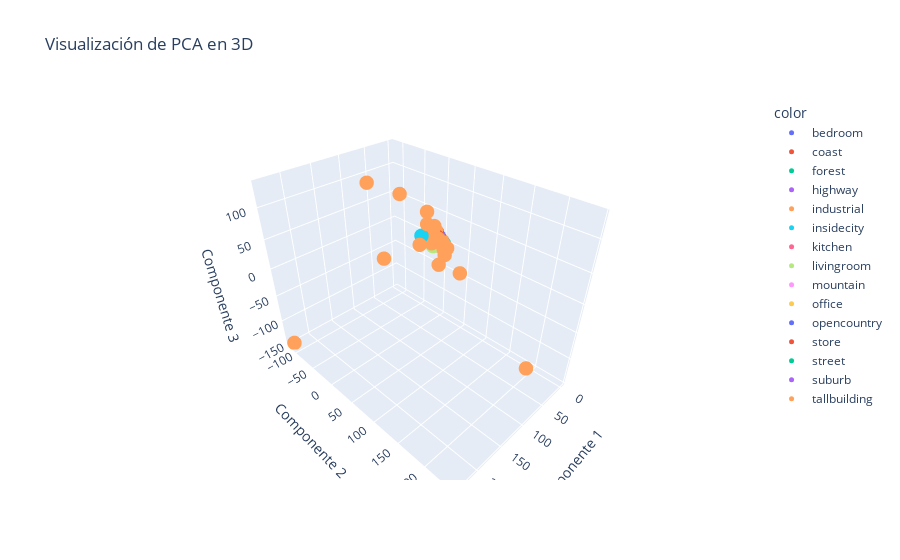
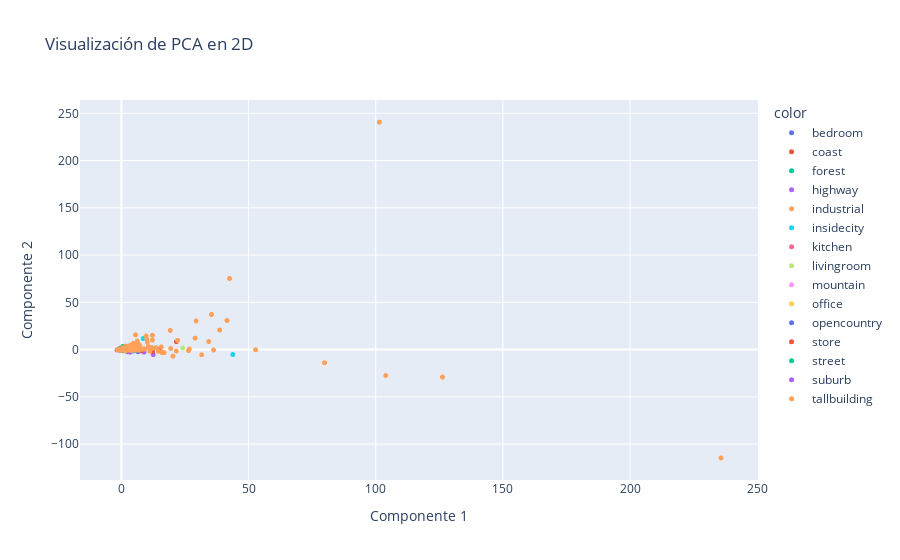

Source (notebook cell) for these figures, in order:
### Code cell
r3_test, r2_test = viz(test_df)

### Figure 1 — Plotly figure (JSON) as saved in the notebook; plotly's stock layout.template omitted (floating-point values rounded to 4 significant figures; data arrays with more than 128 entries replaced by an {"elided": "..."} marker saying what was removed)
{"data": [{"hovertemplate": "color=bedroom<br>Componente 1=%{x}<br>Componente 2=%{y}<br>Componente 3=%{z}<extra></extra>", "legendgroup": "bedroom", "marker": {"color": "#636efa", "size": 5, "symbol": "circle"}, "mode": "markers", "name": "bedroom", "scene": "scene", "showlegend": true, "type": "scatter3d", "x": [5.569, -1.034, 0.2034, 0.2579, -0.6679, -1.045, -1.045, -1.152, -0.6718, -1.081, -0.3599, -0.4786, -0.8808, 5.682, -0.7702, 4.096, -1.024, -1.027, -1.222, -1.136, -1.157, -1.08, -1.143, -1.097, -1.096, -1.078, -0.3497, 0.6183, 0.559, -0.947, -0.4712, -0.9679, -1.071, -1.179, -0.8797, -0.863, -1.277, -1.018, -1.079, -0.834, -1.049, -0.9736, -0.1629, -1.321, -1.124, -1.367, -0.6435, -1.129, -0.9432, -1.224, -0.6941, -1.021, -1.094, -1.025, -0.9481, -1.045, -1.329, 0.5349, -0.7795, -1.074, -1.551, -1.272, -0.9599, -0.9785, -0.5476, -0.314, -1.122, 6.518, -0.9123, -0.8505, 0.7426, -1.107, -0.1473, -1.252, -1.003, -1.037, -0.4992, -1.032, -0.6303, -1.196, 0.8638, -1.016, -1.344, -1.193, 1.079, -1.298, -1.041, -1.062, -1.038, -1.067, -0.9699, -1.057, 2.46, -0.9355, 0.04297, -0.8619, -1.391, -0.7822, 0.3843, -0.6521, -1.234, -1.131, -0.7598, 0.04907, -0.3713, -0.5639, -1.204, -1.121, 2.353, -0.2701, -0.6668, -1.282, -0.5103, -1.293, -1.129, -0.9317], "y": [1.852, -0.3077, -0.6596, -0.4296, 0.2661, -0.3092, -0.3043, -0.3705, -0.5659, -0.4346, -0.3935, 0.6735, 0.2203, -0.8482, -0.07781, 1.279, -0.1942, -0.3268, -0.3793, -0.1906, -0.2317, -0.2128, -0.3553, -0.2218, -0.3536, -0.3647, 1.499, -0.5674, -0.8713, -0.3025, -0.1925, -0.2654, -0.4064, -0.3194, 0.2598, -0.1904, -0.276, -0.2142, -0.1052, -0.2581, -0.2194, -0.2757, 0.0486, -0.3153, -0.3043, -0.3253, -0.04147, -0.4137, -0.1996, -0.3113, 0.8059, -0.2048, -0.273, -0.1323, -0.2549, -0.2643, -0.3609, -0.311, 0.4039, -0.252, -0.39, -0.2951, -0.1707, -0.3059, -0.3249, -0.581, -0.1841, -2.25, -0.2024, -0.3228, -0.6567, -0.2968, -0.3078, -0.3273, -0.1307, -0.3066, 0.4751, -0.2194, 0.4638, -0.3484, 0.5445, -0.2275, -0.3589, -0.29, 2.571, -0.2805, -0.2534, -0.312, -0.1154, -0.263, -0.2286, -0.2345, -2.272, -0.2771, -0.2268, 0.4307, -0.3529, -0.6332, 0.1516, -0.623, -0.2889, -0.3586, -0.257, 0.3192, -0.4651, -0.3056, -0.303, -0.3037, -1.686, 0.3734, -0.5483, -0.3679, 0.37, -0.1811, -0.3289, -0.2275], "z": [3.337, -0.1923, -0.3402, 0.6537, -0.1306, -0.2616, -0.411, -0.2399, -0.8469, -0.1956, 0.9935, -0.5884, -0.3503, 4.393, -0.1774, -1.839, -0.2476, -0.4401, -0.218, -0.3557, -0.3478, -0.1927, -0.2383, -0.2474, -0.516, -0.09423, -0.4563, 2.171, -1.22, -0.1701, 0.3777, 0.08417, -0.2679, -0.4029, -0.4473, -0.0786, -0.3877, -0.3656, -0.3369, 0.2604, -0.2677, 0.05182, -1.061, -0.4247, -0.3634, -0.4664, -0.08495, -0.3781, -0.2028, -0.4316, -0.5085, -0.3365, -0.3306, -0.2813, -0.2803, -0.3236, -0.4423, 2.613, -0.4518, -0.3818, -0.6225, -0.4684, -0.1775, -0.1234, 0.6236, -0.2012, -0.3433, 12.09, -0.08236, 0.09476, 1.642, -0.4274, 0.6054, -0.3279, -0.3727, -0.1281, -0.6826, -0.2635, -0.1474, -0.2606, 1.417, -0.2643, -0.4228, -0.396, -0.5444, -0.4765, -0.1142, -0.2569, -0.2742, -0.2442, -0.2071, -0.2503, -2.81, -0.1602, -1.367, -0.3981, -0.4439, -0.8417, -0.4742, -0.8143, -0.4408, -0.4999, -0.3904, 0.7238, 0.68, 0.86, -0.3981, -0.3735, 0.5801, -0.06873, -0.8139, -0.4052, 0.4589, -0.4797, -0.3097, -0.3124]}, {"hovertemplate": "color=coast<br>Componente 1=%{x}<br>Componente 2=%{y}<br>Componente 3=%{z}<extra></extra>", "legendgroup": "coast", "marker": {"color": "#EF553B", "size": 5, "symbol": "circle"}, "mode": "markers", "name": "coast", "scene": "scene", "showlegend": true, "type": "scatter3d", "x": {"elided": "260 float values"}, "y": {"elided": "260 float values"}, "z": {"elided": "260 float values"}}, {"hovertemplate": "color=forest<br>Componente 1=%{x}<br>Componente 2=%{y}<br>Componente 3=%{z}<extra></extra>", "legendgroup": "forest", "marker": {"color": "#00cc96", "size": 5, "symbol": "circle"}, "mode": "markers", "name": "forest", "scene": "scene", "showlegend": true, "type": "scatter3d", "x": {"elided": "228 float values"}, "y": {"elided": "228 float values"}, "z": {"elided": "228 float values"}}, {"hovertemplate": "color=highway<br>Componente 1=%{x}<br>Componente 2=%{y}<br>Componente 3=%{z}<extra></extra>", "legendgroup": "highway", "marker": {"color": "#ab63fa", "size": 5, "symbol": "circle"}, "mode": "markers", "name": "highway", "scene": "scene", "showlegend": true, "type": "scatter3d", "x": {"elided": "160 float values"}, "y": {"elided": "160 float values"}, "z": {"elided": "160 float values"}}, {"hovertemplate": "color=industrial<br>Componente 1=%{x}<br>Componente 2=%{y}<br>Componente 3=%{z}<extra></extra>", "legendgroup": "industrial", "marker": {"color": "#FFA15A", "size": 5, "symbol": "circle"}, "mode": "markers", "name": "industrial", "scene": "scene", "showlegend": true, "type": "scatter3d", "x": {"elided": "211 float values"}, "y": {"elided": "211 float values"}, "z": {"elided": "211 float values"}}, {"hovertemplate": "color=insidecity<br>Componente 1=%{x}<br>Componente 2=%{y}<br>Componente 3=%{z}<extra></extra>", "legendgroup": "insidecity", "marker": {"color": "#19d3f3", "size": 5, "symbol": "circle"}, "mode": "markers", "name": "insidecity", "scene": "scene", "showlegend": true, "type": "scatter3d", "x": {"elided": "208 float values"}, "y": {"elided": "208 float values"}, "z": {"elided": "208 float values"}}, {"hovertemplate": "color=kitchen<br>Componente 1=%{x}<br>Componente 2=%{y}<br>Componente 3=%{z}<extra></extra>", "legendgroup": "kitchen", "marker": {"color": "#FF6692", "size": 5, "symbol": "circle"}, "mode": "markers", "name": "kitchen", "scene": "scene", "showlegend": true, "type": "scatter3d", "x": [-1.159, -1.371, -0.7778, -0.8717, -0.8892, -1.034, -1.173, -1.119, -1.143, -1.077, -1.257, -0.7896, -1.075, -0.3321, -1.214, -0.3775, -0.9169, -1.162, -1.219, -1.078, -0.7331, -0.8918, -1.127, -1.102, -1.183, -1.195, -1.166, -1.187, -0.4143, -1.151, -1.053, -1.105, -0.4436, -0.9936, -0.766, -1.176, -1.13, -0.3851, -0.8174, -1.139, -1.199, -1.123, -0.9898, -0.9729, -1.272, 1.225, -0.9373, -0.7005, -1.042, -0.7677, -1.178, -1.021, -1.119, -1.065, -1.32, -1.053, -1.153, -1.003, -1.089, -1.142, -1.13, -1.085, -1.232, -0.4291, -1.084, -0.3964, -1.035, -1.116, -0.4444, -1.153, -1.238, -1.05, -1.191, -1.208, -1.121, -1.262, -1.195, -1.216, -0.8887, -0.9064, -1.203, -1.098, -1.223, -1.124, -1.153, -1.195, -1.254, -1.174, -1.083, -0.8278, -1.068, -0.9033, -1.143, -1.119, -1.036, -1.216, -0.4665, -0.7305, -1.151, -0.453, -1.309, -1.17, -0.8779, -0.1206, -0.8831, -0.7481, -1.192, -1.161, -0.9148, 1.158], "y": [-0.2363, -0.316, -0.3661, 0.4459, -0.2072, -0.07726, -0.2481, -0.2452, -0.3061, -0.2596, -0.3168, -0.06171, -0.2714, -0.6086, -0.2, 0.2152, -0.2978, -0.2599, -0.1732, -0.2007, -0.1675, -0.2522, -0.3184, -0.1856, -0.2598, -0.2817, -0.2674, -0.273, 0.9143, -0.2965, -0.2903, -0.1967, 0.2534, -0.2143, -0.1984, -0.2629, -0.2841, -0.6054, 0.5031, -0.2435, -0.2527, -0.2068, -0.2616, -0.2749, -0.2895, 3.015, -0.07842, -0.3832, -0.1381, -0.2133, -0.2221, -0.2823, -0.2936, -0.2756, -0.3206, -0.1952, -0.2481, -0.1386, -0.2663, -0.299, -0.2553, -0.2317, -0.298, 0.8837, -0.3377, -0.4386, -0.2218, -0.2424, 0.6158, -0.3633, -0.3174, -0.1856, -0.2953, -0.2518, -0.2893, -0.2886, -0.2899, -0.3136, -0.294, -0.3055, -0.3149, -0.2799, -0.319, -0.3, -0.2524, -0.0431, -0.285, -0.2818, -0.2605, -0.1395, -0.2155, -0.2551, -0.3124, -0.04087, -0.2666, -0.3023, 0.5784, 0.4266, -0.2922, -0.5563, -0.3819, -0.2371, 0.08419, -0.3917, -0.1773, -0.4079, -0.2503, -0.2895, 0.3913, -0.5369], "z": [-0.3242, -0.4964, 0.2203, -0.4331, -0.1148, -0.3686, -0.3898, -0.3527, -0.3338, -0.3609, -0.471, -0.05031, -0.2526, -0.5505, -0.3456, -0.2129, -0.06327, -0.3362, -0.3402, -0.3632, -0.2311, 0.004718, -0.1943, -0.3739, -0.3856, -0.4186, -0.3858, -0.4087, -0.4225, -0.3734, -0.3747, -0.2715, 0.3821, -0.23, 0.01438, -0.3629, -0.3814, -0.2658, -0.4667, -0.2943, -0.4089, -0.3322, -0.2021, -0.0769, -0.4815, -0.5217, -0.1496, 0.2162, -0.3216, 0.2911, -0.4333, -0.2653, -0.4144, -0.2562, -0.4917, -0.2936, -0.3357, -0.2346, -0.3202, -0.3697, -0.3333, -0.2985, -0.4386, -0.3468, -0.5896, -0.4392, -0.3026, -0.2938, -0.6301, -0.3232, -0.4279, -0.2387, -0.4339, -0.4217, -0.2935, -0.4324, -0.3956, -0.3934, -0.347, -0.4016, -0.3296, -0.2606, -0.4145, -0.34, -0.3927, -0.5928, -0.4555, -0.3675, -0.3484, 0.01857, -0.2749, -0.1781, -0.3836, -0.3906, -0.3122, -0.3298, -0.08675, -0.2219, -0.4296, -0.6501, -0.5525, -0.3761, -0.4909, 0.3789, -0.1571, -0.4287, -0.4074, -0.3476, -0.5667, 1.048]}, {"hovertemplate": "color=livingroom<br>Componente 1=%{x}<br>Componente 2=%{y}<br>Componente 3=%{z}<extra></extra>", "legendgroup": "livingroom", "marker": {"color": "#B6E880", "size": 5, "symbol": "circle"}, "mode": "markers", "name": "livingroom", "scene": "scene", "showlegend": true, "type": "scatter3d", "x": {"elided": "189 float values"}, "y": {"elided": "189 float values"}, "z": {"elided": "189 float values"}}, {"hovertemplate": "color=mountain<br>Componente 1=%{x}<br>Componente 2=%{y}<br>Componente 3=%{z}<extra></extra>", "legendgroup": "mountain", "marker": {"color": "#FF97FF", "size": 5, "symbol": "circle"}, "mode": "markers", "name": "mountain", "scene": "scene", "showlegend": true, "type": "scatter3d", "x": {"elided": "274 float values"}, "y": {"elided": "274 float values"}, "z": {"elided": "274 float values"}}, {"hovertemplate": "color=office<br>Componente 1=%{x}<br>Componente 2=%{y}<br>Componente 3=%{z}<extra></extra>", "legendgroup": "office", "marker": {"color": "#FECB52", "size": 5, "symbol": "circle"}, "mode": "markers", "name": "office", "scene": "scene", "showlegend": true, "type": "scatter3d", "x": [-0.7998, -1.071, -1.157, -0.8615, -1.253, -1.061, -1.135, -1.326, -1.164, -0.5928, -1.218, -1.14, -0.9807, -1.161, -1.27, -1.089, -1.154, -1.133, -1.067, -1.173, 1.047, -1.121, -1.256, -1.236, -1.322, -0.3255, -0.9992, -1.146, -1.13, -1.109, -1.192, -1.238, -0.9901, -0.9161, -1.063, -1.181, -0.7735, -1.275, -1.143, -1.17, -0.7365, -0.6617, 0.07869, -1.368, -1.157, -1.115, -1.323, -1.132, -0.3229, -1.004, -1.104, -1.084, -1.171, -1.159, -0.956, -0.4376, -1.158, -1.216, -1.102, -1.254, -1.169, -1.227, -1.195, -1.156, -1.075, -1.294, -1.023, -1.028, -1.189, -0.8318, -1.111, -1.185, -1.125, -1.141, -1.106, -1.244, -1.281, -1.092, -1.294, -0.9028, -0.1708, -0.8863, -1.07, -1.062, -1.192, -1.069, -0.8739, -0.5644, -1.009, -1.005, -1.173, -1.114, -1.025, -1.231, -1.195, -1.23, -1.284, -1.134, -0.9257, -1.131, -1.213, -1.107, -0.7813, -1.149, -1.195, -1.146, -0.9455, -1.169, -0.9964, -1.015, -0.8006, -1.146, -1.233, -1.067, -1.202], "y": [-0.6033, -0.2563, -0.2699, -0.231, -0.2892, -0.3202, -0.2502, -0.3082, -0.2959, -0.3781, -0.3155, -0.2628, -0.3099, -0.2228, -0.3476, -0.2567, -0.2583, -0.2668, -0.2167, -0.3058, 2.54, -0.2783, -0.2908, -0.3431, -0.2559, -0.497, -0.2286, -0.2758, -0.2738, -0.235, -0.2401, -0.3027, -0.2723, -0.1902, -0.1293, -0.322, -0.3154, -0.2771, -0.2443, -0.2397, -0.2299, -0.6109, 1.006, -0.3522, -0.28, -0.2566, -0.3423, -0.2975, -0.3005, -0.2112, -0.2597, -0.2269, -0.3183, -0.3053, -0.2559, 0.4881, -0.2677, -0.2701, -0.2543, -0.3095, -0.2492, -0.2627, -0.3171, -0.2501, -0.275, -0.3144, -0.2738, -0.2799, -0.2397, -0.2165, -0.2292, -0.281, -0.3193, -0.2392, -0.2571, -0.3291, -0.3344, -0.2616, -0.3085, -0.168, 0.3769, -0.1411, -0.2318, -0.2832, -0.3092, -0.2334, -0.2992, -0.1567, -0.2933, -0.3077, -0.3057, -0.2468, -0.3186, -0.2298, -0.2888, -0.2879, -0.3163, -0.2752, -0.2827, -0.219, -0.2162, -0.23, -0.182, -0.2873, -0.2852, -0.3396, -0.32, -0.2862, -0.2155, -0.3064, -0.3235, -0.2136, -0.2677, 0.3189, -0.2861], "z": [-0.8861, -0.2932, -0.3371, -0.2528, -0.4246, -0.06958, -0.3577, -0.45, -0.4059, -0.05448, -0.4281, -0.3792, -0.4426, -0.3707, -0.4371, -0.3039, -0.3366, -0.3222, -0.3272, -0.4511, -0.6581, -0.2813, -0.4041, -0.3223, -0.4631, 1.085, -0.2848, -0.3086, -0.3371, -0.3958, -0.4315, -0.3126, -0.328, -0.1069, -0.3156, -0.4472, -0.02507, -0.3996, -0.3222, -0.359, -0.1496, -0.7592, -0.01593, -0.4941, -0.3856, -0.3054, -0.5062, -0.3051, 0.135, -0.2157, -0.3947, -0.291, -0.3246, -0.2638, -0.2072, -0.03406, -0.3345, -0.4172, -0.3669, -0.4405, -0.3887, -0.3774, -0.4227, -0.3161, -0.4487, -0.3341, -0.266, -0.3166, -0.3803, -0.01853, -0.2823, -0.3809, -0.2466, -0.363, -0.3247, -0.4449, -0.4338, -0.3304, -0.4879, -0.221, -0.5684, -0.1162, -0.303, -0.2573, -0.4598, -0.3029, 0.07434, 0.3739, -0.272, -0.254, -0.3578, -0.4135, -0.4767, -0.4392, -0.4298, -0.4387, -0.4071, -0.3917, -0.1107, -0.3336, -0.4222, -0.2897, -0.06209, -0.3709, -0.4088, -0.325, -0.2531, -0.4132, -0.2686, -0.4008, -0.008031, -0.3351, -0.3957, -0.5845, -0.3863]}, {"hovertemplate": "color=opencountry<br>Componente 1=%{x}<br>Componente 2=%{y}<br>Componente 3=%{z}<extra></extra>", "legendgroup": "opencountry", "marker": {"color": "#636efa", "size": 5, "symbol": "circle"}, "mode": "markers", "name": "opencountry", "scene": "scene", "showlegend": true, "type": "scatter3d", "x": {"elided": "310 float values"}, "y": {"elided": "310 float values"}, "z": {"elided": "310 float values"}}, {"hovertemplate": "color=store<br>Componente 1=%{x}<br>Componente 2=%{y}<br>Componente 3=%{z}<extra></extra>", "legendgroup": "store", "marker": {"color": "#EF553B", "size": 5, "symbol": "circle"}, "mode": "markers", "name": "store", "scene": "scene", "showlegend": true, "type": "scatter3d", "x": {"elided": "215 float values"}, "y": {"elided": "215 float values"}, "z": {"elided": "215 float values"}}, {"hovertemplate": "color=street<br>Componente 1=%{x}<br>Componente 2=%{y}<br>Componente 3=%{z}<extra></extra>", "legendgroup": "street", "marker": {"color": "#00cc96", "size": 5, "symbol": "circle"}, "mode": "markers", "name": "street", "scene": "scene", "showlegend": true, "type": "scatter3d", "x": {"elided": "192 float values"}, "y": {"elided": "192 float values"}, "z": {"elided": "192 float values"}}, {"hovertemplate": "color=suburb<br>Componente 1=%{x}<br>Componente 2=%{y}<br>Componente 3=%{z}<extra></extra>", "legendgroup": "suburb", "marker": {"color": "#ab63fa", "size": 5, "symbol": "circle"}, "mode": "markers", "name": "suburb", "scene": "scene", "showlegend": true, "type": "scatter3d", "x": {"elided": "141 float values"}, "y": {"elided": "141 float values"}, "z": {"elided": "141 float values"}}, {"hovertemplate": "color=tallbuilding<br>Componente 1=%{x}<br>Componente 2=%{y}<br>Componente 3=%{z}<extra></extra>", "legendgroup": "tallbuilding", "marker": {"color": "#FFA15A", "size": 5, "symbol": "circle"}, "mode": "markers", "name": "tallbuilding", "scene": "scene", "showlegend": true, "type": "scatter3d", "x": {"elided": "256 float values"}, "y": {"elided": "256 float values"}, "z": {"elided": "256 float values"}}], "layout": {"legend": {"title": {"text": "color"}, "tracegroupgap": 0}, "scene": {"domain": {"x": [0, 1], "y": [0, 1]}, "xaxis": {"title": {"text": "Componente 1"}}, "yaxis": {"title": {"text": "Componente 2"}}, "zaxis": {"title": {"text": "Componente 3"}}}, "title": {"text": "Visualización de PCA en 3D"}}}

### Figure 2 — Plotly figure (JSON) as saved in the notebook; plotly's stock layout.template omitted (floating-point values rounded to 4 significant figures; data arrays with more than 128 entries replaced by an {"elided": "..."} marker saying what was removed)
{"data": [{"hovertemplate": "color=bedroom<br>Componente 1=%{x}<br>Componente 2=%{y}<extra></extra>", "legendgroup": "bedroom", "marker": {"color": "#636efa", "size": 5, "symbol": "circle"}, "mode": "markers", "name": "bedroom", "showlegend": true, "type": "scattergl", "x": [5.569, -1.034, 0.2034, 0.2579, -0.6679, -1.045, -1.045, -1.152, -0.6718, -1.081, -0.3599, -0.4786, -0.8808, 5.682, -0.7702, 4.096, -1.024, -1.027, -1.222, -1.136, -1.157, -1.08, -1.143, -1.097, -1.096, -1.078, -0.3497, 0.6183, 0.559, -0.947, -0.4712, -0.9679, -1.071, -1.179, -0.8797, -0.863, -1.277, -1.018, -1.079, -0.834, -1.049, -0.9736, -0.1629, -1.321, -1.124, -1.367, -0.6435, -1.129, -0.9432, -1.224, -0.6941, -1.021, -1.094, -1.025, -0.9481, -1.045, -1.329, 0.5349, -0.7795, -1.074, -1.551, -1.272, -0.9599, -0.9785, -0.5476, -0.314, -1.122, 6.518, -0.9123, -0.8505, 0.7426, -1.107, -0.1473, -1.252, -1.003, -1.037, -0.4992, -1.032, -0.6303, -1.196, 0.8638, -1.016, -1.344, -1.193, 1.079, -1.298, -1.041, -1.062, -1.038, -1.067, -0.9699, -1.057, 2.46, -0.9355, 0.04297, -0.8619, -1.391, -0.7822, 0.3843, -0.6521, -1.234, -1.131, -0.7598, 0.04907, -0.3713, -0.5639, -1.204, -1.121, 2.353, -0.2701, -0.6668, -1.282, -0.5103, -1.293, -1.129, -0.9317], "xaxis": "x", "y": [1.852, -0.3077, -0.6596, -0.4296, 0.2661, -0.3092, -0.3043, -0.3705, -0.5659, -0.4346, -0.3935, 0.6735, 0.2203, -0.8482, -0.07781, 1.279, -0.1942, -0.3268, -0.3793, -0.1906, -0.2317, -0.2128, -0.3553, -0.2218, -0.3536, -0.3647, 1.499, -0.5674, -0.8713, -0.3025, -0.1925, -0.2654, -0.4064, -0.3194, 0.2598, -0.1904, -0.276, -0.2142, -0.1052, -0.2581, -0.2194, -0.2757, 0.0486, -0.3153, -0.3043, -0.3253, -0.04147, -0.4137, -0.1996, -0.3113, 0.8059, -0.2048, -0.273, -0.1323, -0.2549, -0.2643, -0.3609, -0.311, 0.4039, -0.252, -0.39, -0.2951, -0.1707, -0.3059, -0.3249, -0.581, -0.1841, -2.25, -0.2024, -0.3228, -0.6567, -0.2968, -0.3078, -0.3273, -0.1307, -0.3066, 0.4751, -0.2194, 0.4638, -0.3484, 0.5445, -0.2275, -0.3589, -0.29, 2.571, -0.2805, -0.2534, -0.312, -0.1154, -0.263, -0.2286, -0.2345, -2.272, -0.2771, -0.2268, 0.4307, -0.3529, -0.6332, 0.1516, -0.623, -0.2889, -0.3586, -0.257, 0.3192, -0.4651, -0.3056, -0.303, -0.3037, -1.686, 0.3734, -0.5483, -0.3679, 0.37, -0.1811, -0.3289, -0.2275], "yaxis": "y"}, {"hovertemplate": "color=coast<br>Componente 1=%{x}<br>Componente 2=%{y}<extra></extra>", "legendgroup": "coast", "marker": {"color": "#EF553B", "size": 5, "symbol": "circle"}, "mode": "markers", "name": "coast", "showlegend": true, "type": "scattergl", "x": {"elided": "260 float values"}, "xaxis": "x", "y": {"elided": "260 float values"}, "yaxis": "y"}, {"hovertemplate": "color=forest<br>Componente 1=%{x}<br>Componente 2=%{y}<extra></extra>", "legendgroup": "forest", "marker": {"color": "#00cc96", "size": 5, "symbol": "circle"}, "mode": "markers", "name": "forest", "showlegend": true, "type": "scattergl", "x": {"elided": "228 float values"}, "xaxis": "x", "y": {"elided": "228 float values"}, "yaxis": "y"}, {"hovertemplate": "color=highway<br>Componente 1=%{x}<br>Componente 2=%{y}<extra></extra>", "legendgroup": "highway", "marker": {"color": "#ab63fa", "size": 5, "symbol": "circle"}, "mode": "markers", "name": "highway", "showlegend": true, "type": "scattergl", "x": {"elided": "160 float values"}, "xaxis": "x", "y": {"elided": "160 float values"}, "yaxis": "y"}, {"hovertemplate": "color=industrial<br>Componente 1=%{x}<br>Componente 2=%{y}<extra></extra>", "legendgroup": "industrial", "marker": {"color": "#FFA15A", "size": 5, "symbol": "circle"}, "mode": "markers", "name": "industrial", "showlegend": true, "type": "scattergl", "x": {"elided": "211 float values"}, "xaxis": "x", "y": {"elided": "211 float values"}, "yaxis": "y"}, {"hovertemplate": "color=insidecity<br>Componente 1=%{x}<br>Componente 2=%{y}<extra></extra>", "legendgroup": "insidecity", "marker": {"color": "#19d3f3", "size": 5, "symbol": "circle"}, "mode": "markers", "name": "insidecity", "showlegend": true, "type": "scattergl", "x": {"elided": "208 float values"}, "xaxis": "x", "y": {"elided": "208 float values"}, "yaxis": "y"}, {"hovertemplate": "color=kitchen<br>Componente 1=%{x}<br>Componente 2=%{y}<extra></extra>", "legendgroup": "kitchen", "marker": {"color": "#FF6692", "size": 5, "symbol": "circle"}, "mode": "markers", "name": "kitchen", "showlegend": true, "type": "scattergl", "x": [-1.159, -1.371, -0.7778, -0.8717, -0.8892, -1.034, -1.173, -1.119, -1.143, -1.077, -1.257, -0.7896, -1.075, -0.3321, -1.214, -0.3775, -0.9169, -1.162, -1.219, -1.078, -0.7331, -0.8918, -1.127, -1.102, -1.183, -1.195, -1.166, -1.187, -0.4143, -1.151, -1.053, -1.105, -0.4436, -0.9936, -0.766, -1.176, -1.13, -0.3851, -0.8174, -1.139, -1.199, -1.123, -0.9898, -0.9729, -1.272, 1.225, -0.9373, -0.7005, -1.042, -0.7677, -1.178, -1.021, -1.119, -1.065, -1.32, -1.053, -1.153, -1.003, -1.089, -1.142, -1.13, -1.085, -1.232, -0.4291, -1.084, -0.3964, -1.035, -1.116, -0.4444, -1.153, -1.238, -1.05, -1.191, -1.208, -1.121, -1.262, -1.195, -1.216, -0.8887, -0.9064, -1.203, -1.098, -1.223, -1.124, -1.153, -1.195, -1.254, -1.174, -1.083, -0.8278, -1.068, -0.9033, -1.143, -1.119, -1.036, -1.216, -0.4665, -0.7305, -1.151, -0.453, -1.309, -1.17, -0.8779, -0.1206, -0.8831, -0.7481, -1.192, -1.161, -0.9148, 1.158], "xaxis": "x", "y": [-0.2363, -0.316, -0.3661, 0.4459, -0.2072, -0.07726, -0.2481, -0.2452, -0.3061, -0.2596, -0.3168, -0.06171, -0.2714, -0.6086, -0.2, 0.2152, -0.2978, -0.2599, -0.1732, -0.2007, -0.1675, -0.2522, -0.3184, -0.1856, -0.2598, -0.2817, -0.2674, -0.273, 0.9143, -0.2965, -0.2903, -0.1967, 0.2534, -0.2143, -0.1984, -0.2629, -0.2841, -0.6054, 0.5031, -0.2435, -0.2527, -0.2068, -0.2616, -0.2749, -0.2895, 3.015, -0.07842, -0.3832, -0.1381, -0.2133, -0.2221, -0.2823, -0.2936, -0.2756, -0.3206, -0.1952, -0.2481, -0.1386, -0.2663, -0.299, -0.2553, -0.2317, -0.298, 0.8837, -0.3377, -0.4386, -0.2218, -0.2424, 0.6158, -0.3633, -0.3174, -0.1856, -0.2953, -0.2518, -0.2893, -0.2886, -0.2899, -0.3136, -0.294, -0.3055, -0.3149, -0.2799, -0.319, -0.3, -0.2524, -0.0431, -0.285, -0.2818, -0.2605, -0.1395, -0.2155, -0.2551, -0.3124, -0.04087, -0.2666, -0.3023, 0.5784, 0.4266, -0.2922, -0.5563, -0.3819, -0.2371, 0.08419, -0.3917, -0.1773, -0.4079, -0.2503, -0.2895, 0.3913, -0.5369], "yaxis": "y"}, {"hovertemplate": "color=livingroom<br>Componente 1=%{x}<br>Componente 2=%{y}<extra></extra>", "legendgroup": "livingroom", "marker": {"color": "#B6E880", "size": 5, "symbol": "circle"}, "mode": "markers", "name": "livingroom", "showlegend": true, "type": "scattergl", "x": {"elided": "189 float values"}, "xaxis": "x", "y": {"elided": "189 float values"}, "yaxis": "y"}, {"hovertemplate": "color=mountain<br>Componente 1=%{x}<br>Componente 2=%{y}<extra></extra>", "legendgroup": "mountain", "marker": {"color": "#FF97FF", "size": 5, "symbol": "circle"}, "mode": "markers", "name": "mountain", "showlegend": true, "type": "scattergl", "x": {"elided": "274 float values"}, "xaxis": "x", "y": {"elided": "274 float values"}, "yaxis": "y"}, {"hovertemplate": "color=office<br>Componente 1=%{x}<br>Componente 2=%{y}<extra></extra>", "legendgroup": "office", "marker": {"color": "#FECB52", "size": 5, "symbol": "circle"}, "mode": "markers", "name": "office", "showlegend": true, "type": "scattergl", "x": [-0.7998, -1.071, -1.157, -0.8615, -1.253, -1.061, -1.135, -1.326, -1.164, -0.5928, -1.218, -1.14, -0.9807, -1.161, -1.27, -1.089, -1.154, -1.133, -1.067, -1.173, 1.047, -1.121, -1.256, -1.236, -1.322, -0.3255, -0.9992, -1.146, -1.13, -1.109, -1.192, -1.238, -0.9901, -0.9161, -1.063, -1.181, -0.7735, -1.275, -1.143, -1.17, -0.7365, -0.6617, 0.07869, -1.368, -1.157, -1.115, -1.323, -1.132, -0.3229, -1.004, -1.104, -1.084, -1.171, -1.159, -0.956, -0.4376, -1.158, -1.216, -1.102, -1.254, -1.169, -1.227, -1.195, -1.156, -1.075, -1.294, -1.023, -1.028, -1.189, -0.8318, -1.111, -1.185, -1.125, -1.141, -1.106, -1.244, -1.281, -1.092, -1.294, -0.9028, -0.1708, -0.8863, -1.07, -1.062, -1.192, -1.069, -0.8739, -0.5644, -1.009, -1.005, -1.173, -1.114, -1.025, -1.231, -1.195, -1.23, -1.284, -1.134, -0.9257, -1.131, -1.213, -1.107, -0.7813, -1.149, -1.195, -1.146, -0.9455, -1.169, -0.9964, -1.015, -0.8006, -1.146, -1.233, -1.067, -1.202], "xaxis": "x", "y": [-0.6033, -0.2563, -0.2699, -0.231, -0.2892, -0.3202, -0.2502, -0.3082, -0.2959, -0.3781, -0.3155, -0.2628, -0.3099, -0.2228, -0.3476, -0.2567, -0.2583, -0.2668, -0.2167, -0.3058, 2.54, -0.2783, -0.2908, -0.3431, -0.2559, -0.497, -0.2286, -0.2758, -0.2738, -0.235, -0.2401, -0.3027, -0.2723, -0.1902, -0.1293, -0.322, -0.3154, -0.2771, -0.2443, -0.2397, -0.2299, -0.6109, 1.006, -0.3522, -0.28, -0.2566, -0.3423, -0.2975, -0.3005, -0.2112, -0.2597, -0.2269, -0.3183, -0.3053, -0.2559, 0.4881, -0.2677, -0.2701, -0.2543, -0.3095, -0.2492, -0.2627, -0.3171, -0.2501, -0.275, -0.3144, -0.2738, -0.2799, -0.2397, -0.2165, -0.2292, -0.281, -0.3193, -0.2392, -0.2571, -0.3291, -0.3344, -0.2616, -0.3085, -0.168, 0.3769, -0.1411, -0.2318, -0.2832, -0.3092, -0.2334, -0.2992, -0.1567, -0.2933, -0.3077, -0.3057, -0.2468, -0.3186, -0.2298, -0.2888, -0.2879, -0.3163, -0.2752, -0.2827, -0.219, -0.2162, -0.23, -0.182, -0.2873, -0.2852, -0.3396, -0.32, -0.2862, -0.2155, -0.3064, -0.3235, -0.2136, -0.2677, 0.3189, -0.2861], "yaxis": "y"}, {"hovertemplate": "color=opencountry<br>Componente 1=%{x}<br>Componente 2=%{y}<extra></extra>", "legendgroup": "opencountry", "marker": {"color": "#636efa", "size": 5, "symbol": "circle"}, "mode": "markers", "name": "opencountry", "showlegend": true, "type": "scattergl", "x": {"elided": "310 float values"}, "xaxis": "x", "y": {"elided": "310 float values"}, "yaxis": "y"}, {"hovertemplate": "color=store<br>Componente 1=%{x}<br>Componente 2=%{y}<extra></extra>", "legendgroup": "store", "marker": {"color": "#EF553B", "size": 5, "symbol": "circle"}, "mode": "markers", "name": "store", "showlegend": true, "type": "scattergl", "x": {"elided": "215 float values"}, "xaxis": "x", "y": {"elided": "215 float values"}, "yaxis": "y"}, {"hovertemplate": "color=street<br>Componente 1=%{x}<br>Componente 2=%{y}<extra></extra>", "legendgroup": "street", "marker": {"color": "#00cc96", "size": 5, "symbol": "circle"}, "mode": "markers", "name": "street", "showlegend": true, "type": "scattergl", "x": {"elided": "192 float values"}, "xaxis": "x", "y": {"elided": "192 float values"}, "yaxis": "y"}, {"hovertemplate": "color=suburb<br>Componente 1=%{x}<br>Componente 2=%{y}<extra></extra>", "legendgroup": "suburb", "marker": {"color": "#ab63fa", "size": 5, "symbol": "circle"}, "mode": "markers", "name": "suburb", "showlegend": true, "type": "scattergl", "x": {"elided": "141 float values"}, "xaxis": "x", "y": {"elided": "141 float values"}, "yaxis": "y"}, {"hovertemplate": "color=tallbuilding<br>Componente 1=%{x}<br>Componente 2=%{y}<extra></extra>", "legendgroup": "tallbuilding", "marker": {"color": "#FFA15A", "size": 5, "symbol": "circle"}, "mode": "markers", "name": "tallbuilding", "showlegend": true, "type": "scattergl", "x": {"elided": "256 float values"}, "xaxis": "x", "y": {"elided": "256 float values"}, "yaxis": "y"}], "layout": {"legend": {"title": {"text": "color"}, "tracegroupgap": 0}, "title": {"text": "Visualización de PCA en 2D"}, "xaxis": {"anchor": "y", "domain": [0, 1], "title": {"text": "Componente 1"}}, "yaxis": {"anchor": "x", "domain": [0, 1], "title": {"text": "Componente 2"}}}}
